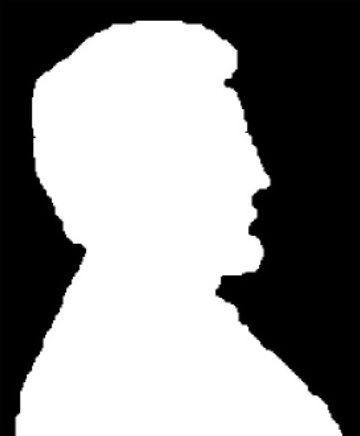
%> input picture binary_image_conversion/lincoln.jpg, 360 x 436 px
$ octave binary_image_conversion.m   (GNU Octave 9; MATLAB toolbox functions it lacks are replaced by stand-ins)
%> lines starting %> are read from the running program, lines starting %| are printed output that depends on the picture; in (x1, y1, x2, y2) boxes, pixels count from 0 and x2, y2 are one past the last pixel; in counts of white or black regions, pixels touching at a corner belong together; the program's own positions count from 1
%Assignment 3
%Exercise
colormap(gray);
A = imread('lincoln.jpg');
%> A is the input picture: size 436x360x3 uint8; min 0, max 255, mean 141.1

%Convert to binary image
Tnew=mean(A(:));
%> Tnew = 141.1
for i=1:436
    for j=1:364
        if A(i,j) < Tnew
           I(i,j) = 0;
        else
           I(i,j) = 255;
        end
    end
end
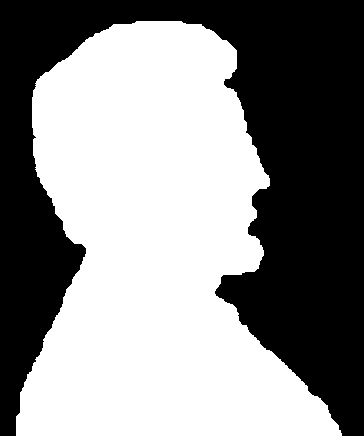
%> I: size 436x364 double; 54.6% white; 1 black region, box (x1, y1, x2, y2) and area: (0, 0, 364, 436) 71979
A=I;

I1=(1:25)';
C=padarray(A,[2 2],0);
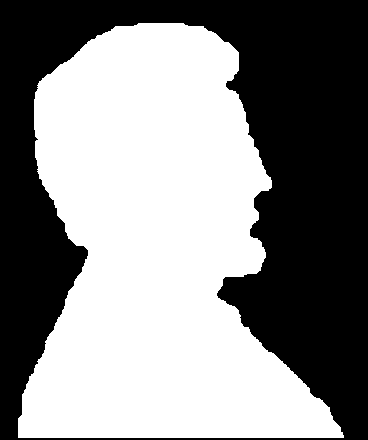
%> C: size 440x368 double; 53.6% white; 1 black region, box (x1, y1, x2, y2) and area: (0, 0, 368, 440) 75195

B = false(size(A));
for i=1:436
    for j=1:364
        I=C(i:i+4,j:j+4);
        if(I(I1)==255)
            B(i,j)=255;
        end
    end
end
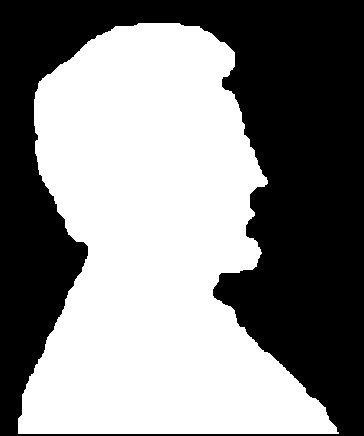
%> B: size 436x364 logical; 52.4% white; 1 black region, box (x1, y1, x2, y2) and area: (0, 0, 364, 436) 75523

B=double(B);
for i=1:436
    for j=1:364
        if B(i,j) == 1
           B(i,j) = 255;
        end
    end
end

C = A-B;
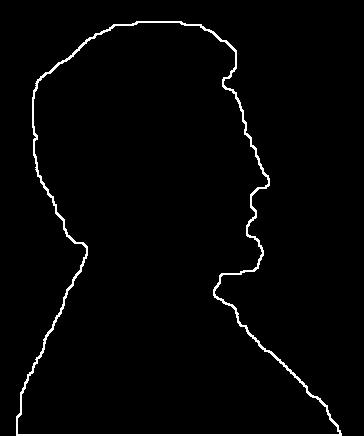
%> C: size 436x364 double; 2.2% white in thin lines or dots, all inside (x1, y1, x2, y2) = (16, 21, 342, 436)
subplot(1,2,1), imagesc(A);
subplot(1,2,2), imagesc(C);
